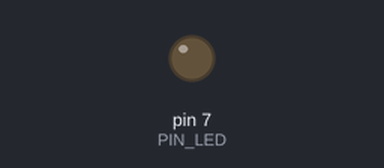
The sketch below on a simulated Arduino Uno, built with avr-gcc and run on an emulated ATmega328P. Shown: output pins drawn as LEDs (lit = HIGH). Dashed ring = blinking. At 2.0 s the program stops and its outputs stay as they are.

Above: at 0.5 s.
At 1.85 s:
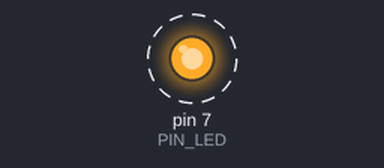
Timing chart, 0 to 3.0 s (numbered marks = the images above):
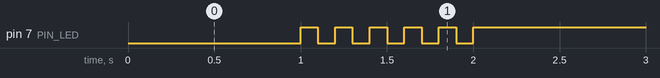

Measured:
- by itself, pin 7 (PIN_LED): alternates HIGH for 0.10 s and LOW for 0.10 s, 11 changes in all, then stays HIGH

The sketch:

05_practice_2.ino.ino
```cpp
#define PIN_LED 7

void setup() {
  Serial.begin(115200);
  pinMode(PIN_LED, OUTPUT);
}
// 0:켜짐 , 1:꺼짐
void loop() {
        digitalWrite(PIN_LED, 0); //13번에 high 보내기
        delay(1000); // 1초동안 high 계속 나가고 있음
        int i;
        for (i=0; i<5; i++){
          digitalWrite(PIN_LED,1); // LED 끄기
          delay(100); // 100ms 끄기 지속
          digitalWrite(PIN_LED,0); // 켜기
          delay(100); // 100ms 켜기 지속
        }
        while(1){
          digitalWrite(PIN_LED,1);
        }

}
```
